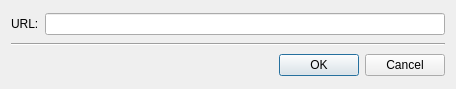
<ui version="4.0" >
 <class>PasteDlgBase</class>
 <widget class="QDialog" name="PasteDlgBase" >
  <property name="geometry" >
   <rect>
    <x>0</x>
    <y>0</y>
    <width>454</width>
    <height>89</height>
   </rect>
  </property>
  <property name="windowTitle" >
   <string>Open an URL</string>
  </property>
  <layout class="QVBoxLayout" >
   <item>
    <layout class="QHBoxLayout" >
     <item>
      <widget class="QLabel" name="textLabel1" >
       <property name="text" >
        <string>URL:</string>
       </property>
       <property name="wordWrap" >
        <bool>false</bool>
       </property>
      </widget>
     </item>
     <item>
      <widget class="KLineEdit" name="m_url" >
       <property name="sizePolicy" >
        <sizepolicy vsizetype="Fixed" hsizetype="Fixed" >
         <horstretch>0</horstretch>
         <verstretch>0</verstretch>
        </sizepolicy>
       </property>
       <property name="minimumSize" >
        <size>
         <width>400</width>
         <height>0</height>
        </size>
       </property>
      </widget>
     </item>
    </layout>
   </item>
   <item>
    <widget class="Line" name="line" >
     <property name="orientation" >
      <enum>Qt::Horizontal</enum>
     </property>
    </widget>
   </item>
   <item>
    <layout class="QHBoxLayout" >
     <item>
      <spacer>
       <property name="orientation" >
        <enum>Qt::Horizontal</enum>
       </property>
       <property name="sizeHint" >
        <size>
         <width>40</width>
         <height>20</height>
        </size>
       </property>
      </spacer>
     </item>
     <item>
      <widget class="KPushButton" name="m_ok" >
       <property name="text" >
        <string>OK</string>
       </property>
      </widget>
     </item>
     <item>
      <widget class="KPushButton" name="m_cancel" >
       <property name="text" >
        <string>Cancel</string>
       </property>
      </widget>
     </item>
    </layout>
   </item>
  </layout>
 </widget>
 <customwidgets>
  <customwidget>
   <class>KLineEdit</class>
   <extends>QLineEdit</extends>
   <header>klineedit.h</header>
  </customwidget>
  <customwidget>
   <class>KPushButton</class>
   <extends>QPushButton</extends>
   <header location="global" >kpushbutton.h</header>
  </customwidget>
 </customwidgets>
 <resources/>
 <connections>
  <connection>
   <sender>m_ok</sender>
   <signal>clicked()</signal>
   <receiver>PasteDlgBase</receiver>
   <slot>accept()</slot>
   <hints>
    <hint type="sourcelabel" >
     <x>321</x>
     <y>65</y>
    </hint>
    <hint type="destinationlabel" >
     <x>226</x>
     <y>44</y>
    </hint>
   </hints>
  </connection>
  <connection>
   <sender>m_cancel</sender>
   <signal>clicked()</signal>
   <receiver>PasteDlgBase</receiver>
   <slot>reject()</slot>
   <hints>
    <hint type="sourcelabel" >
     <x>406</x>
     <y>65</y>
    </hint>
    <hint type="destinationlabel" >
     <x>226</x>
     <y>44</y>
    </hint>
   </hints>
  </connection>
 </connections>
</ui>
